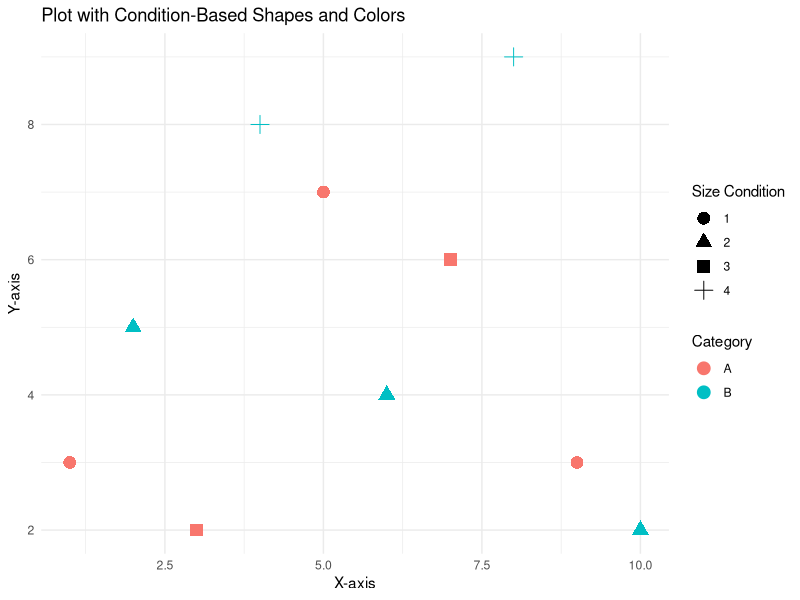

This chart was generated by the following R code:
# Load ggplot2 package
library(ggplot2)

# Sample data
df <- data.frame(
  x = c(1, 2, 3, 4, 5, 6, 7, 8, 9, 10),
  y = c(3, 5, 2, 8, 7, 4, 6, 9, 3, 2),
  category = c("A", "B", "A", "B", "A", "B", "A", "B", "A", "B"),
  size_condition = c(1, 2, 3, 4, 1, 2, 3, 4, 1, 2)
)

# Plot data points with condition-based shapes and colors
ggplot(df, aes(x = x, y = y, color = category, shape = factor(size_condition))) +
  geom_point(size = 4) +  # Scatter plot with size 4
  labs(title = "Plot with Condition-Based Shapes and Colors",
       x = "X-axis",
       y = "Y-axis",
       color = "Category",
       shape = "Size Condition") +
  theme_minimal()
